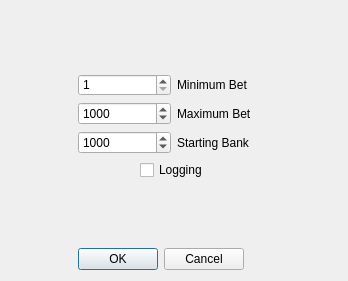
<?xml version="1.0" encoding="UTF-8"?>
<ui version="4.0">
 <class>Dialog</class>
 <widget class="QDialog" name="Dialog">
  <property name="windowModality">
   <enum>Qt::ApplicationModal</enum>
  </property>
  <property name="enabled">
   <bool>true</bool>
  </property>
  <property name="geometry">
   <rect>
    <x>0</x>
    <y>0</y>
    <width>348</width>
    <height>281</height>
   </rect>
  </property>
  <property name="windowTitle">
   <string>Dialog</string>
  </property>
  <layout class="QGridLayout" name="gridLayout">
   <item row="0" column="2">
    <spacer name="verticalSpacer_2">
     <property name="orientation">
      <enum>Qt::Vertical</enum>
     </property>
     <property name="sizeHint" stdset="0">
      <size>
       <width>20</width>
       <height>63</height>
      </size>
     </property>
    </spacer>
   </item>
   <item row="1" column="0">
    <spacer name="horizontalSpacer">
     <property name="orientation">
      <enum>Qt::Horizontal</enum>
     </property>
     <property name="sizeHint" stdset="0">
      <size>
       <width>104</width>
       <height>20</height>
      </size>
     </property>
    </spacer>
   </item>
   <item row="1" column="1" colspan="2">
    <layout class="QVBoxLayout" name="verticalLayout_2">
     <item>
      <layout class="QVBoxLayout" name="verticalLayout">
       <item>
        <layout class="QHBoxLayout" name="horizontalLayout_2">
         <item>
          <widget class="QSpinBox" name="minimumBetDefault">
           <property name="minimumSize">
            <size>
             <width>25</width>
             <height>5</height>
            </size>
           </property>
           <property name="minimum">
            <number>1</number>
           </property>
           <property name="maximum">
            <number>10000</number>
           </property>
          </widget>
         </item>
         <item>
          <widget class="QLabel" name="minimumBet">
           <property name="text">
            <string>Minimum Bet</string>
           </property>
          </widget>
         </item>
        </layout>
       </item>
       <item>
        <layout class="QHBoxLayout" name="horizontalLayout_3">
         <item>
          <widget class="QSpinBox" name="maximumBetDefault">
           <property name="minimum">
            <number>1</number>
           </property>
           <property name="maximum">
            <number>10000</number>
           </property>
           <property name="value">
            <number>1000</number>
           </property>
          </widget>
         </item>
         <item>
          <widget class="QLabel" name="maximumBet">
           <property name="text">
            <string>Maximum Bet</string>
           </property>
          </widget>
         </item>
        </layout>
       </item>
       <item>
        <layout class="QHBoxLayout" name="horizontalLayout_4">
         <item>
          <widget class="QSpinBox" name="startingBankDefault">
           <property name="minimum">
            <number>1</number>
           </property>
           <property name="maximum">
            <number>10000</number>
           </property>
           <property name="value">
            <number>1000</number>
           </property>
          </widget>
         </item>
         <item>
          <widget class="QLabel" name="startingBank">
           <property name="text">
            <string>Starting Bank</string>
           </property>
          </widget>
         </item>
        </layout>
       </item>
      </layout>
     </item>
     <item>
      <layout class="QHBoxLayout" name="horizontalLayout">
       <item>
        <spacer name="horizontalSpacer_3">
         <property name="orientation">
          <enum>Qt::Horizontal</enum>
         </property>
         <property name="sizeHint" stdset="0">
          <size>
           <width>40</width>
           <height>20</height>
          </size>
         </property>
        </spacer>
       </item>
       <item>
        <widget class="QCheckBox" name="loggingCheck">
         <property name="text">
          <string>Logging</string>
         </property>
        </widget>
       </item>
       <item>
        <spacer name="horizontalSpacer_4">
         <property name="orientation">
          <enum>Qt::Horizontal</enum>
         </property>
         <property name="sizeHint" stdset="0">
          <size>
           <width>40</width>
           <height>20</height>
          </size>
         </property>
        </spacer>
       </item>
      </layout>
     </item>
    </layout>
   </item>
   <item row="1" column="3">
    <spacer name="horizontalSpacer_2">
     <property name="orientation">
      <enum>Qt::Horizontal</enum>
     </property>
     <property name="sizeHint" stdset="0">
      <size>
       <width>104</width>
       <height>20</height>
      </size>
     </property>
    </spacer>
   </item>
   <item row="3" column="1">
    <widget class="QDialogButtonBox" name="buttonBox">
     <property name="orientation">
      <enum>Qt::Horizontal</enum>
     </property>
     <property name="standardButtons">
      <set>QDialogButtonBox::Cancel|QDialogButtonBox::Ok</set>
     </property>
    </widget>
   </item>
   <item row="2" column="2">
    <spacer name="verticalSpacer">
     <property name="orientation">
      <enum>Qt::Vertical</enum>
     </property>
     <property name="sizeHint" stdset="0">
      <size>
       <width>20</width>
       <height>62</height>
      </size>
     </property>
    </spacer>
   </item>
  </layout>
 </widget>
 <resources/>
 <connections>
  <connection>
   <sender>buttonBox</sender>
   <signal>accepted()</signal>
   <receiver>Dialog</receiver>
   <slot>accept()</slot>
   <hints>
    <hint type="sourcelabel">
     <x>248</x>
     <y>254</y>
    </hint>
    <hint type="destinationlabel">
     <x>157</x>
     <y>274</y>
    </hint>
   </hints>
  </connection>
  <connection>
   <sender>buttonBox</sender>
   <signal>rejected()</signal>
   <receiver>Dialog</receiver>
   <slot>reject()</slot>
   <hints>
    <hint type="sourcelabel">
     <x>316</x>
     <y>260</y>
    </hint>
    <hint type="destinationlabel">
     <x>286</x>
     <y>274</y>
    </hint>
   </hints>
  </connection>
 </connections>
</ui>
